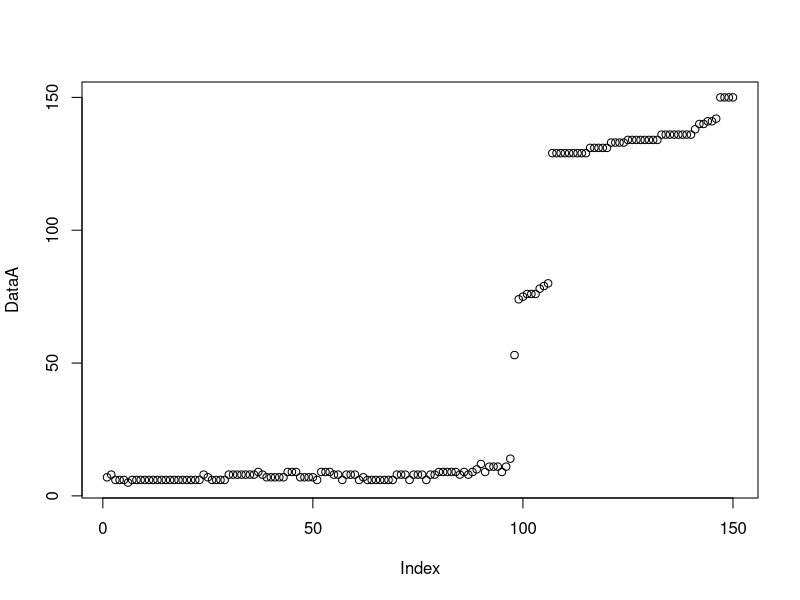

This figure's R source:
sortObjectsByDist = function(xl, z){
  
  l = dim(xl)[1];
  n = dim(xl)[2]-1;
  
  distances = matrix(NA, l, 2);
  
  for (i in 1:l){
    distances[i, ] = c(i, sqrt(sum((xl[i, 1:n] - z)^2)));
  }
  
  orderedXl = xl[order(distances[, 2]), ];
  return (orderedXl);
}

classif_kNN = function(orderedXl, k){
  
  classes = orderedXl[1:k, 3];
  
  counts = table(c(classes));
  
  class = names(which.max(counts));
  
  return (class)
}

kNN = function(xl, z, k){
  return(classif_kNN(sortObjectsByDist(xl, z), k))
}

LOO = function(xl, sort = sortObjectsByDist, classification = classif_kNN){
  n = dim(xl)[1];
  DataA = array(0,n);
  
  for(i in 1:n){
    orderedXl = sort(xl[-i,], c(xl[i,1], xl[i,2]));
    
    for(k in 1:n){
      class = classification(orderedXl, k);
      #print(class);
      #print(xl[i,3]);
      if(class != c(xl[i,3])){
        DataA[k] = DataA[k] + 1;
      }
    }
    print(i);
    print(DataA);
  }
  return (DataA)
}


xl = iris[,3:5];

DataA = LOO(xl);  
print(DataA);
plot(DataA)
